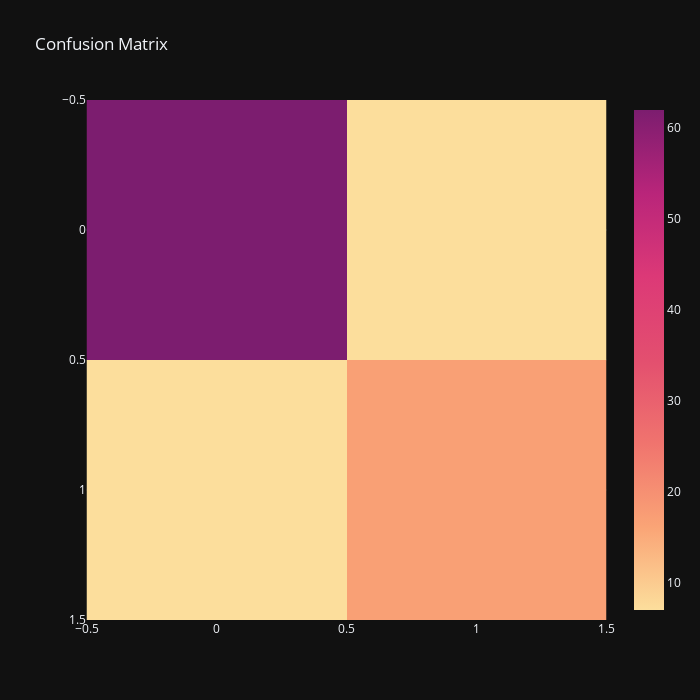

This figure's notebook cell:
### Code cell
#final model:

lgbm_tuned=LGBMClassifier(learning_rate=0.1,max_depth=3,n_estimators=100,num_leaves=25)
lgbm_tuned.fit(X_train,y_train)

y_pred=lgbm_tuned.predict(X_test)

print("Accuracy Score:",accuracy_score(y_test,y_pred))
print("Cross Validation Score:",cross_val_score(lgbm_tuned,X,y,cv=10).mean())
print("Mean Absolute Error:",mean_absolute_error(y_test,y_pred))
print("Mean Squared Error:",mean_squared_error(y_test,y_pred))
print("classification_report:\n",classification_report(y_test,y_pred))
px.imshow(confusion_matrix(y_test,y_pred),color_continuous_scale='Sunsetdark',title="Confusion Matrix",
            width=700,height=700,template="plotly_dark")

### Figure 1 — Plotly figure (JSON) as saved in the notebook; plotly's stock layout.template omitted (floating-point values rounded to 4 significant figures)
{"data": [{"coloraxis": "coloraxis", "hovertemplate": "x: %{x}<br>y: %{y}<br>color: %{z}<extra></extra>", "name": "0", "type": "heatmap", "xaxis": "x", "yaxis": "y", "z": [[62, 7], [7, 17]]}], "layout": {"coloraxis": {"colorscale": [[0, "rgb(252, 222, 156)"], [0.1667, "rgb(250, 164, 118)"], [0.3333, "rgb(240, 116, 110)"], [0.5, "rgb(227, 79, 111)"], [0.6667, "rgb(220, 57, 119)"], [0.8333, "rgb(185, 37, 122)"], [1, "rgb(124, 29, 111)"]]}, "height": 700, "title": {"text": "Confusion Matrix"}, "width": 700, "xaxis": {"anchor": "y", "constrain": "domain", "domain": [0, 1], "scaleanchor": "y"}, "yaxis": {"anchor": "x", "autorange": "reversed", "constrain": "domain", "domain": [0, 1]}}}
